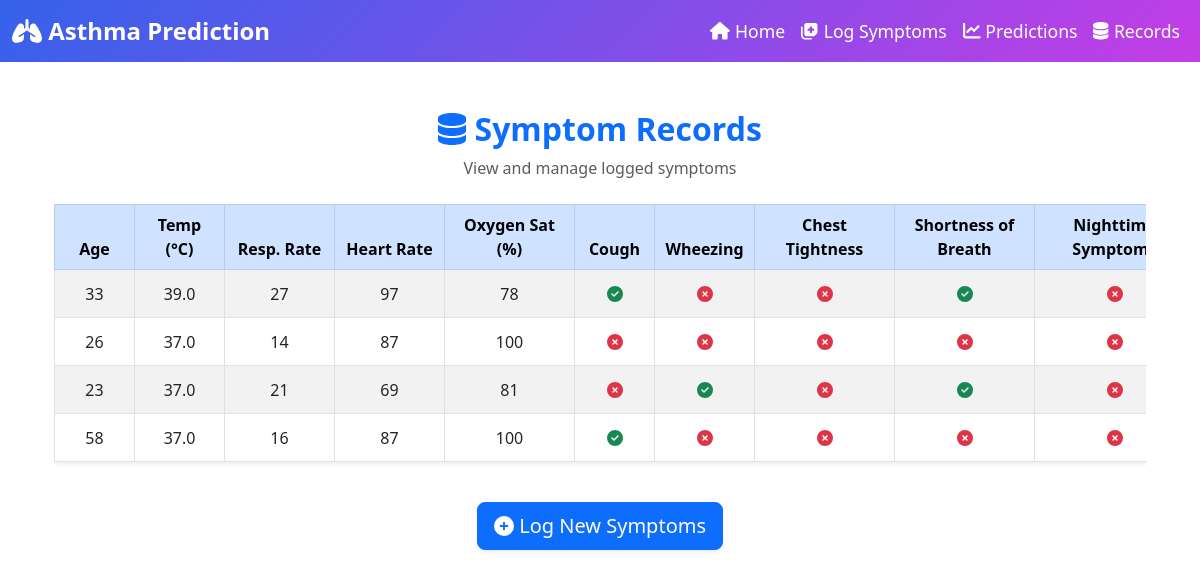
Screenshot of /prediction/records/ with the database file from the repository.
### prediction/models.py (models this page shows, shortened)
class SymptomRecord(models.Model):
    age = models.CharField(max_length=20)  # Store selected age range
    temperature = models.FloatField()
    respiratory_rate = models.IntegerField()
    heart_rate = models.IntegerField()
    oxygen_saturation = models.IntegerField()
    cough = models.BooleanField(default=False)
    wheezing = models.BooleanField(default=False)
    chest_tightness = models.BooleanField(default=False)
    shortness_of_breath = models.BooleanField(default=False)
    nighttime_symptoms = models.BooleanField(default=False)
    asthma_prediction = models.CharField(max_length=10, choices=[("Asthma", "Asthma"), ("No Asthma", "No Asthma")])
    created_at = models.DateTimeField(auto_now_add=True)

### prediction/views.py (the view)
# urls.py: path('records/', records, name='records'),
def records(request):
    records = SymptomRecord.objects.all().order_by('-created_at')
    return render(request, "prediction/records.html", {"records": records})

### prediction/templates/prediction/records.html (shortened to what this page needs)
{% extends "prediction/base.html" %}
{% block content %}
<div class="container mt-5">
    <div class="text-center">
        <h2 class="text-primary fw-bold"><i class="fas fa-database"></i> Symptom Records</h2>
        <p class="text-muted">View and manage logged symptoms</p>
    </div>
    <div class="table-responsive mt-4">
        <table class="table table-bordered table-striped table-hover shadow-sm text-center align-middle">
            <thead class="table-primary">
                <tr>
                    <th style="min-width: 80px;">Age</th>
                    <th style="min-width: 90px;">Temp (°C)</th>
                    <th style="min-width: 110px;">Resp. Rate</th>
                    <th style="min-width: 110px;">Heart Rate</th>
                    <th style="min-width: 130px;">Oxygen Sat (%)</th>
                    <th style="min-width: 80px;">Cough</th>
                    <th style="min-width: 100px;">Wheezing</th>
                    <th style="min-width: 140px;">Chest Tightness</th>
                    <th style="min-width: 140px;">Shortness of Breath</th>
                    <th style="min-width: 160px;">Nighttime Symptoms</th>
                </tr>
            </thead>
            <tbody>
                {% for record in records %}
                <tr>
                    <td>{{ record.age }}</td>
                    <td>{{ record.temperature }}</td>
                    <td>{{ record.respiratory_rate }}</td>
                    <td>{{ record.heart_rate }}</td>
                    <td>{{ record.oxygen_saturation }}</td>
                    <td>{% if record.cough %}<i class="fas fa-check-circle text-success"></i>{% else %}<i class="fas fa-times-circle text-danger"></i>{% endif %}</td>
                    <td>{% if record.wheezing %}<i class="fas fa-check-circle text-success"></i>{% else %}<i class="fas fa-times-circle text-danger"></i>{% endif %}</td>
                    <td>{% if record.chest_tightness %}<i class="fas fa-check-circle text-success"></i>{% else %}<i class="fas fa-times-circle text-danger"></i>{% endif %}</td>
                    <td>{% if record.shortness_of_breath %}<i class="fas fa-check-circle text-success"></i>{% else %}<i class="fas fa-times-circle text-danger"></i>{% endif %}</td>
                    <td>{% if record.nighttime_symptoms %}<i class="fas fa-check-circle text-success"></i>{% else %}<i class="fas fa-times-circle text-danger"></i>{% endif %}</td>
                </tr>
                {% empty %}
                <tr>
                    <td colspan="13" class="text-center text-muted">No records found</td>
                </tr>
                {% endfor %}
            </tbody>
        </table>
    </div>
    <div class="text-center mt-4">
        <a href="{% url 'symptom_form' %}" class="btn btn-primary btn-lg shadow-sm">
            <i class="fas fa-plus-circle"></i> Log New Symptoms
        </a>
    </div>
</div>
{% endblock %}

### prediction/templates/prediction/base.html (shortened to what this page needs)
<!DOCTYPE html>
<html lang="en">
<head>
    <link href="https://cdn.jsdelivr.net/npm/bootstrap@5.3.0/dist/css/bootstrap.min.css" rel="stylesheet">
</head>
<body>
<nav class="navbar navbar-expand-lg navbar-dark" style="background: linear-gradient(135deg,rgb(53, 98, 235),rgb(196, 61, 230));">
    <div class="container-fluid">
        <a class="navbar-brand" href="/"><i class="fas fa-lungs"></i> Asthma Prediction</a>
        <div class="collapse navbar-collapse" id="navbarNav">
            <ul class="navbar-nav ms-auto">
                <li class="nav-item">
                    <a class="nav-link" href="/"><i class="fas fa-home"></i> Home</a>
                </li>
                <li class="nav-item">
                    <a class="nav-link" href="{% url 'symptom_form' %}"><i class="fas fa-notes-medical"></i> Log Symptoms</a>
                </li>
                <li class="nav-item">
                    <a class="nav-link" href="{% url 'predictor' %}"><i class="fas fa-chart-line"></i> Predictions</a>
                </li>
                <li class="nav-item">
                    <a class="nav-link" href="{% url 'records' %}"><i class="fas fa-database"></i> Records</a>
                </li>
            </ul>
        </div>
    </div>
</nav>
    <div class="container mt-5">
        {% block content %}
        {% endblock %}
    </div>
</body>
</html>

### prediction/templates/prediction/base.html (style rules this page uses)
.navbar { background-color: #007bff; }
.navbar-brand { font-size: 1.5rem; font-weight: bold; color: #fff !important; }
.nav-item .nav-link { color: #fff !important; font-size: 1.1rem; display: flex; align-items: center; gap: 5px; }

### rows the page displays
SymptomRecord: age "33", temperature "39.0", respiratory_rate "27", heart_rate "97", oxygen_saturation "78", cough True (drawn), wheezing False (drawn), chest_tightness False (drawn), shortness_of_breath True (drawn), nighttime_symptoms False (drawn)
SymptomRecord: age "26", temperature "37.0", respiratory_rate "14", heart_rate "87", oxygen_saturation "100", cough False (drawn), wheezing False (drawn), chest_tightness False (drawn), shortness_of_breath False (drawn), nighttime_symptoms False (drawn)
SymptomRecord: age "23", temperature "37.0", respiratory_rate "21", heart_rate "69", oxygen_saturation "81", cough False (drawn), wheezing True (drawn), chest_tightness False (drawn), shortness_of_breath True (drawn), nighttime_symptoms False (drawn)
SymptomRecord: age "58", temperature "37.0", respiratory_rate "16", heart_rate "87", oxygen_saturation "100", cough True (drawn), wheezing False (drawn), chest_tightness False (drawn), shortness_of_breath False (drawn), nighttime_symptoms False (drawn)
